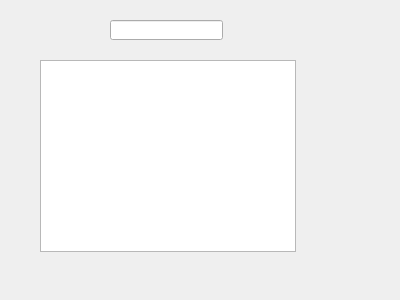
<?xml version="1.0" encoding="UTF-8"?>
<ui version="4.0">
 <class>Form</class>
 <widget class="QWidget" name="Form">
  <property name="geometry">
   <rect>
    <x>0</x>
    <y>0</y>
    <width>400</width>
    <height>300</height>
   </rect>
  </property>
  <property name="windowTitle">
   <string>Form</string>
  </property>
  <widget class="QLineEdit" name="lineEdit">
   <property name="geometry">
    <rect>
     <x>110</x>
     <y>20</y>
     <width>113</width>
     <height>20</height>
    </rect>
   </property>
  </widget>
  <widget class="QGraphicsView" name="graphicsView">
   <property name="geometry">
    <rect>
     <x>40</x>
     <y>60</y>
     <width>256</width>
     <height>192</height>
    </rect>
   </property>
  </widget>
 </widget>
 <resources/>
 <connections/>
</ui>
